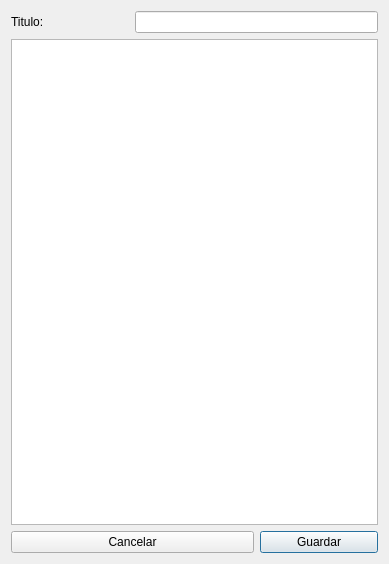
<?xml version="1.0" encoding="UTF-8"?>
<ui version="4.0">
 <class>NotaDialog</class>
 <widget class="QDialog" name="NotaDialog">
  <property name="geometry">
   <rect>
    <x>0</x>
    <y>0</y>
    <width>389</width>
    <height>564</height>
   </rect>
  </property>
  <property name="windowTitle">
   <string>Nota</string>
  </property>
  <layout class="QGridLayout" name="gridLayout">
   <item row="0" column="0">
    <widget class="QLabel" name="label">
     <property name="text">
      <string>Titulo:</string>
     </property>
    </widget>
   </item>
   <item row="0" column="1" colspan="2">
    <widget class="QLineEdit" name="tituloLineEdit"/>
   </item>
   <item row="1" column="0" colspan="3">
    <widget class="QPlainTextEdit" name="notaPlainTextEdit"/>
   </item>
   <item row="2" column="0" colspan="2">
    <widget class="QPushButton" name="cancelPushButton">
     <property name="text">
      <string>Cancelar</string>
     </property>
    </widget>
   </item>
   <item row="2" column="2">
    <widget class="QPushButton" name="guardarPushButton">
     <property name="text">
      <string>Guardar</string>
     </property>
     <property name="default">
      <bool>true</bool>
     </property>
    </widget>
   </item>
  </layout>
 </widget>
 <resources/>
 <connections/>
</ui>
